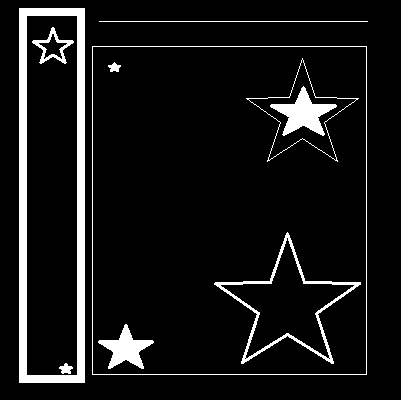
#> input picture 2 Parcial/morfologicas/cuadro.png, 401 x 400 px
$ python erosion.py
#> lines starting #> are read from the running program, lines starting #| are printed output that depends on the picture; after the words box and inside, x2 and y2 are one past the last pixel; in counts of white or black regions, pixels touching at a corner belong together
import cv2
import numpy as np
# Cuanto más grande el kernel, más se encoge el objeto blanco.
def leer_imagen_binaria(ruta):
    # Lectura
#> called with ruta = 'cuadro.png'
    imagen = cv2.imread(ruta, cv2.IMREAD_GRAYSCALE)
#> imagen: shape (400, 401); 8.2% white; 10 white regions, largest, box (x1, y1, x2, y2) and area: (19, 8, 85, 383) 6800, (214, 232, 361, 364) 1553, (270, 86, 337, 136) 1354
    _, binaria = cv2.threshold(imagen, 127, 255, cv2.THRESH_BINARY)
    return binaria

def erosion_manual(imagen_binaria, tamaño_kernel=(3, 3)):
    # Tamaños
#> called with tamaño_kernel = (7, 7)
    alto = imagen_binaria.shape[0]
#> alto = 400
    ancho = imagen_binaria.shape[1]
#> ancho = 401
    alto_kernel = tamaño_kernel[0]
    ancho_kernel = tamaño_kernel[1]
    padding_alto = alto_kernel // 2
    padding_ancho = ancho_kernel // 2

    # Relleno
    imagen_rellena = np.zeros((alto + 2 * padding_alto, ancho + 2 * padding_ancho), dtype=np.uint8)
    for y in range(alto):
        for x in range(ancho):
            imagen_rellena[y + padding_alto, x + padding_ancho] = imagen_binaria[y, x]
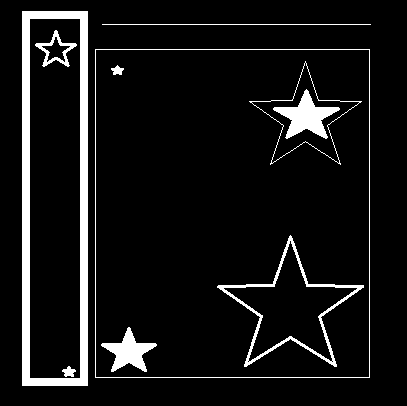
#> imagen_rellena: shape (406, 407); 8% white; 10 white regions, largest, box (x1, y1, x2, y2) and area: (22, 11, 88, 386) 6800, (217, 235, 364, 367) 1553, (273, 89, 340, 139) 1354

    # Resultado
    imagen_erosionada = np.zeros((alto, ancho), dtype=np.uint8)

    # Bucle
    for y in range(alto):
        for x in range(ancho):
            es_blanco = True
            for i in range(alto_kernel):
                for j in range(ancho_kernel):
                    pixel_vecino = imagen_rellena[y + i, x + j]
                    if pixel_vecino == 0:
                        es_blanco = False
            imagen_erosionada[y, x] = 255 if es_blanco else 0
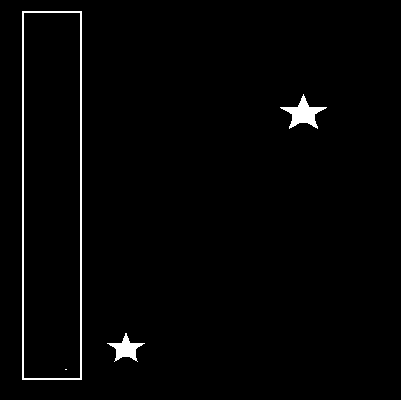
#> imagen_erosionada: shape (400, 401); 1.7% white; 4 white regions (1 under 20 px), largest, box (x1, y1, x2, y2) and area: (22, 11, 82, 380) 1700, (280, 94, 327, 129) 606, (107, 333, 145, 362) 422

    return imagen_erosionada

def erosion_con_opencv(imagen_binaria, tamaño_kernel=(5, 5)):
    # Librería
#> called with tamaño_kernel = (2, 2)
    kernel = cv2.getStructuringElement(cv2.MORPH_RECT, tamaño_kernel)
    return cv2.erode(imagen_binaria, kernel, iterations=1)
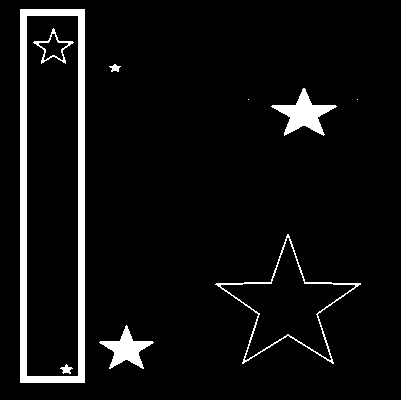
#> returned value: shape (400, 401); 5.8% white; 9 white regions (2 under 20 px), largest, box (x1, y1, x2, y2) and area: (20, 9, 85, 383) 5950, (271, 88, 337, 136) 1214, (99, 325, 154, 369) 929

if __name__ == "__main__":
    ruta_imagen = 'cuadro.png'
    imagen_binaria = leer_imagen_binaria(ruta_imagen)

    erosionada_manual = erosion_manual(imagen_binaria, (7, 7))
    erosionada_opencv = erosion_con_opencv(imagen_binaria, (2, 2))

    cv2.imshow('Original binaria', imagen_binaria)
    cv2.imshow('Erosion manual', erosionada_manual)
    cv2.imshow('Erosion con OpenCV', erosionada_opencv)
    cv2.waitKey(0)
    cv2.destroyAllWindows()

$ run again, with 2 Parcial/morfologicas/circulo.png copied over 2 Parcial/morfologicas/cuadro.png
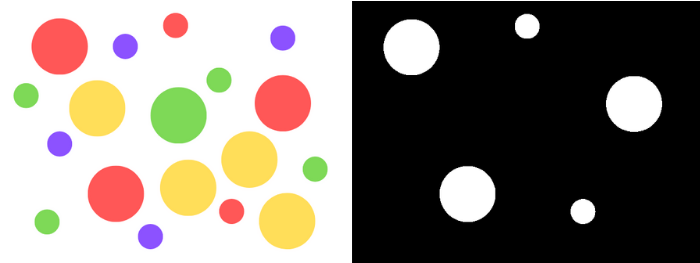
#> input picture 2 Parcial/morfologicas/circulo.png, 700 x 263 px
#> in leer_imagen_binaria, `_, binaria = cv2.threshold(imagen, 127, 255, cv2.THRESH_BINARY)`:
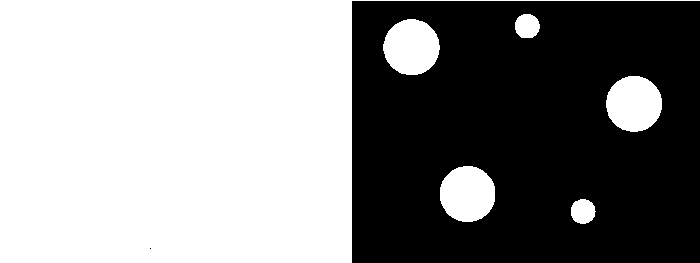
#> binaria: shape (263, 700); 55% white; 2 black regions (1 under 20 px), largest, box (x1, y1, x2, y2) and area: (352, 1, 700, 263) 82799
#> in erosion_con_opencv, `return cv2.erode(imagen_binaria, kernel, iterations=1)`:
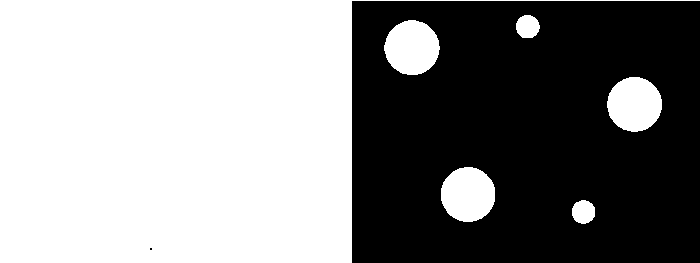
#> returned value: shape (263, 700); 54.8% white; 2 black regions (1 under 20 px), largest, box (x1, y1, x2, y2) and area: (352, 1, 700, 263) 83229
